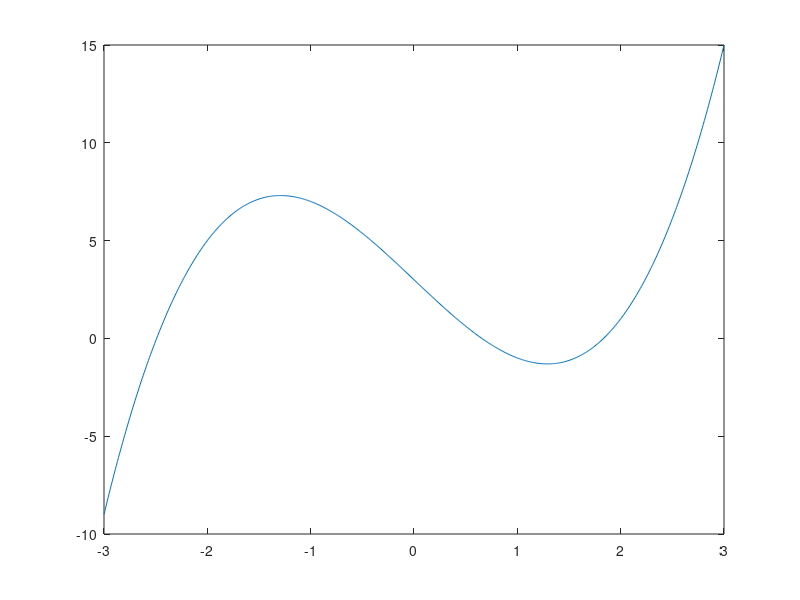

The MATLAB script that drew this image: (Note: this script raises an error after producing the figure.)
fn  = @(x) x.*x.*x - 5.*x + 3;
fd  = @(x) 3.*x.*x - 5;
fd2 = @(x) 6.*x

x = -3:1/100:3;
plot(x,fn(x));

disp('Secant method:');
root = secant(fn,1,2,1.e-12,1.e-12,100,1);

disp(' ');
disp('Bisection method:');
root = bisection(fn,1,3,1.e-12,1);

disp(' ');
disp('Newton''s method:');
root = newton(fn,fd,2,1.e-12,1.e-12,100,1);

disp(' ');
disp('Cubic Newton''s method:');
root = newtonCubic(fn,fd,fd2,2,1.e-12,1.e-12,100,1);